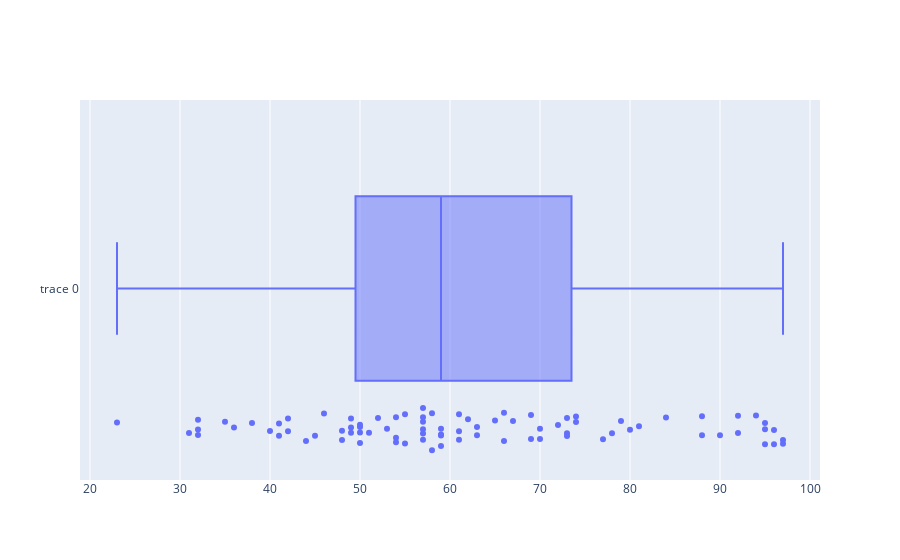

Notebook cell for this chart:
### Code cell
bxplot_fig = go.Figure()
bxplot_fig = go.Figure(data=[go.Box(x=recovery['value'],
                    boxpoints='all', # show all points in the plot
                    jitter=0.3)])


# bxplot_fig = px.box(recovery['value'], points='all')
bxplot_fig.show()

### Figure 1 — Plotly figure (JSON) as saved in the notebook; plotly's stock layout.template omitted (floating-point values rounded to 4 significant figures)
{"data": [{"boxpoints": "all", "jitter": 0.3, "type": "box", "x": [36, 55, 54, 35, 50, 40, 67, 70, 97, 78, 54, 59, 45, 62, 41, 57, 59, 54, 58, 95, 48, 51, 81, 57, 55, 49, 42, 74, 73, 92, 84, 97, 70, 32, 61, 50, 50, 88, 49, 50, 41, 59, 69, 69, 74, 92, 61, 49, 65, 57, 57, 66, 38, 63, 31, 32, 96, 95, 79, 73, 57, 95, 72, 94, 73, 88, 53, 32, 52, 42, 44, 59, 46, 66, 80, 58, 96, 48, 90, 57, 61, 77, 63, 23]}], "layout": {}}
